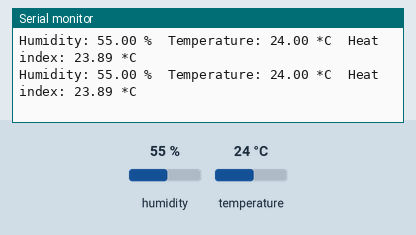
This sketch was run on a simulated Arduino Uno, built with avr-gcc and run on an emulated ATmega328P. Shown: the last lines printed to the serial monitor. The test bench sets the inputs (shaded band); at power-on: humidity 55 %, temperature 24 °C.

Above: at 4.8 s.
4.9 s: humidity set to 22 %
At 7.1 s:
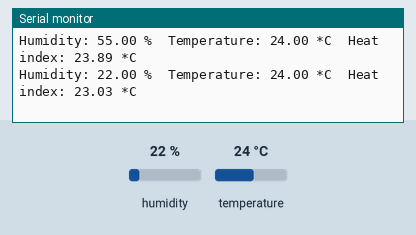
7.9 s: temperature set to 12 °C
At 9.5 s:
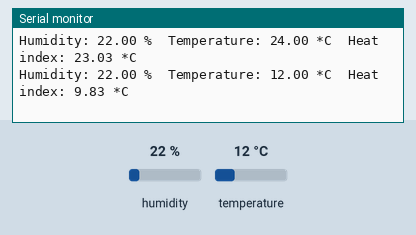
10.9 s: humidity set to 40 %
At 13.2 s:
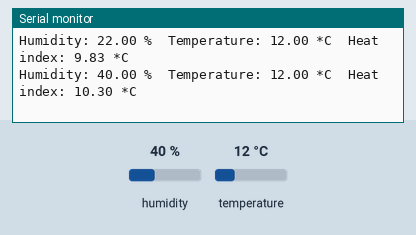
Timing chart, 0 to 14.7 s (numbered marks = the images above; inputs shaded):
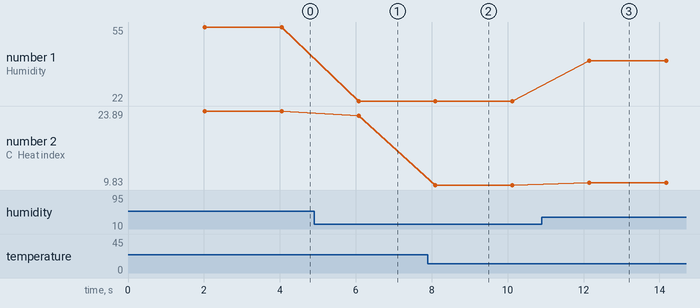

The sketch:

Humidity_Temp.ino
```cpp
#include "DHT.h"

#define DHTPIN 2     // Define the pin where the data pin is connected
#define DHTTYPE DHT11   // Define the type of sensor

DHT dht(DHTPIN, DHTTYPE);

void setup() {
  Serial.begin(9600);
  dht.begin();
}

void loop() {
  // Wait a few seconds between measurements
  delay(2000);

  // Reading temperature or humidity takes about 250 milliseconds!
  float h = dht.readHumidity();
  float t = dht.readTemperature();

  // Check if any reads failed and exit early (to try again).
  if (isnan(h) || isnan(t)) {
    Serial.println("Failed to read from DHT sensor!");
    return;
  }

  // Compute heat index in Celsius (isFahreheit = false)
  float hic = dht.computeHeatIndex(t, h, false);

  Serial.print("Humidity: ");
  Serial.print(h);
  Serial.print(" %\t");
  Serial.print("Temperature: ");
  Serial.print(t);
  Serial.print(" *C\t");
  Serial.print("Heat index: ");
  Serial.print(hic);
  Serial.println(" *C");
}
```

Measured:
- after the input at 4.9 s, the serial monitor: prints a new line after 1.2 s (image 1)
- after the input at 7.9 s, the serial monitor: prints a new line after 0.20 s (image 2)
- after the input at 10.9 s, the serial monitor: prints a new line after 1.2 s (image 3)
- plotted number 1: 55 → 22 after the input at 4.9 s, 22 → 40 after the input at 10.9 s
- plotted number 2: 23.89 → 23.03 after the input at 4.9 s, 23.03 → 9.83 after the input at 7.9 s, 9.83 → 10.3 after the input at 10.9 s
